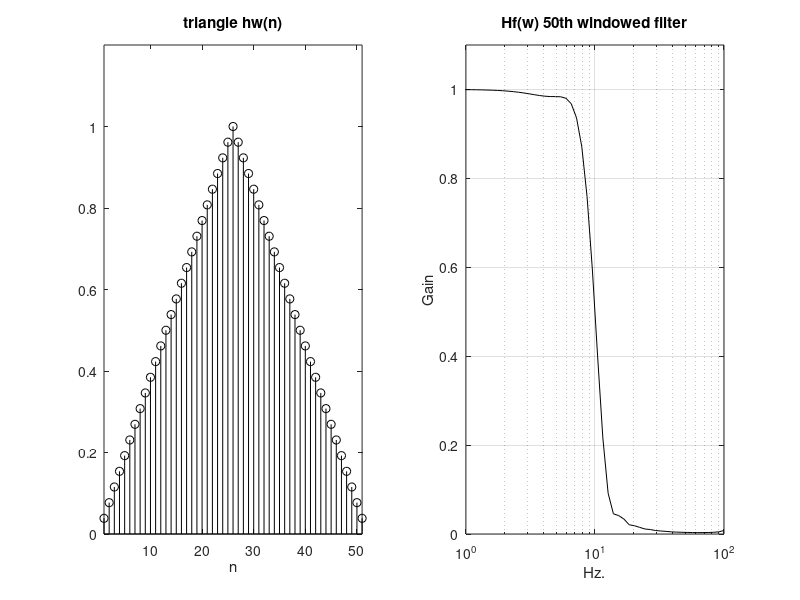

This figure's MATLAB source:
% hw(n) of triangular window, and frequency response Hf(w) of windowed filter
fs=130; %sampling frequency in Hz.
fc=10/(fs/2); %cut-off at 10 Hz.
N=50; %even order
hw=triang(N+1);
numd=fir1(N,fc,hw); %transfer function numerator
dend=[1]; %transfer function denominator

subplot(1,2,1)
stem(hw,'k'); %plots hw(n)
axis([1 51 0 1.2]); 
title('triangle hw(n)'); xlabel('n');

subplot(1,2,2) 
f=logspace(0,2); %logaritmic set of frequency values in Hz.
G=freqz(numd,dend,f,fs); %computes frequency response
semilogx(f,abs(G),'k'); %plots gain
grid;
axis([1 100 0 1.1]);
ylabel('Gain'); xlabel('Hz.'); title('Hf(w) 50th windowed filter')
